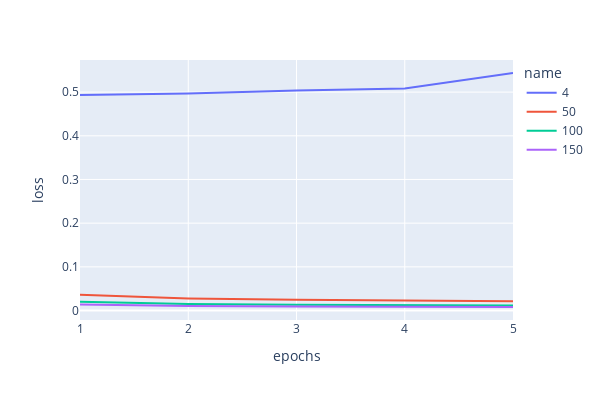
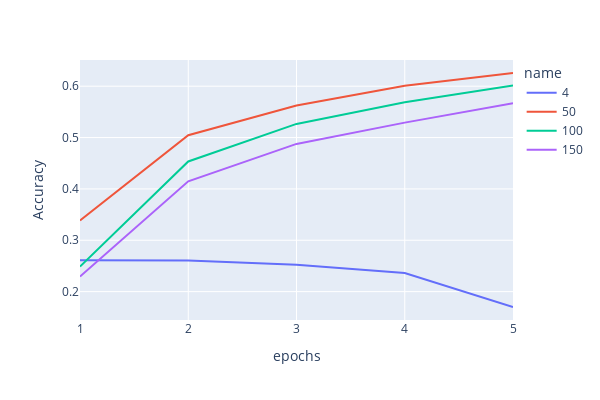

These figures' notebook cell, in order:
### Code cell
plot_alphas(results=results_exp2.values(), type='validation', total_epochs=5, names=list(results_exp2.keys()))

### Figure 1 — Plotly figure (JSON) as saved in the notebook; plotly's stock layout.template omitted (floating-point values rounded to 4 significant figures)
{"data": [{"hovertemplate": "name=4<br>epochs=%{x}<br>loss=%{y}<extra></extra>", "legendgroup": "4", "line": {"color": "#636efa", "dash": "solid"}, "marker": {"symbol": "circle"}, "mode": "lines", "name": "4", "orientation": "v", "showlegend": true, "type": "scatter", "x": [1, 2, 3, 4, 5], "xaxis": "x", "y": [0.4936, 0.4968, 0.5039, 0.5084, 0.5438], "yaxis": "y"}, {"hovertemplate": "name=50<br>epochs=%{x}<br>loss=%{y}<extra></extra>", "legendgroup": "50", "line": {"color": "#EF553B", "dash": "solid"}, "marker": {"symbol": "circle"}, "mode": "lines", "name": "50", "orientation": "v", "showlegend": true, "type": "scatter", "x": [1, 2, 3, 4, 5], "xaxis": "x", "y": [0.03584, 0.02749, 0.02444, 0.02253, 0.02111], "yaxis": "y"}, {"hovertemplate": "name=100<br>epochs=%{x}<br>loss=%{y}<extra></extra>", "legendgroup": "100", "line": {"color": "#00cc96", "dash": "solid"}, "marker": {"symbol": "circle"}, "mode": "lines", "name": "100", "orientation": "v", "showlegend": true, "type": "scatter", "x": [1, 2, 3, 4, 5], "xaxis": "x", "y": [0.02002, 0.015, 0.01319, 0.01211, 0.01126], "yaxis": "y"}, {"hovertemplate": "name=150<br>epochs=%{x}<br>loss=%{y}<extra></extra>", "legendgroup": "150", "line": {"color": "#ab63fa", "dash": "solid"}, "marker": {"symbol": "circle"}, "mode": "lines", "name": "150", "orientation": "v", "showlegend": true, "type": "scatter", "x": [1, 2, 3, 4, 5], "xaxis": "x", "y": [0.01378, 0.01064, 0.009464, 0.008754, 0.008076], "yaxis": "y"}], "layout": {"height": 400, "legend": {"title": {"text": "name"}, "tracegroupgap": 0}, "margin": {"t": 60}, "width": 600, "xaxis": {"anchor": "y", "domain": [0, 1], "title": {"text": "epochs"}}, "yaxis": {"anchor": "x", "domain": [0, 1], "title": {"text": "loss"}}}}

### Figure 2 — Plotly figure (JSON) as saved in the notebook; plotly's stock layout.template omitted (floating-point values rounded to 4 significant figures)
{"data": [{"hovertemplate": "name=4<br>epochs=%{x}<br>Accuracy=%{y}<extra></extra>", "legendgroup": "4", "line": {"color": "#636efa", "dash": "solid"}, "marker": {"symbol": "circle"}, "mode": "lines", "name": "4", "orientation": "v", "showlegend": true, "type": "scatter", "x": [1, 2, 3, 4, 5], "xaxis": "x", "y": [0.2612, 0.2606, 0.2524, 0.2362, 0.17], "yaxis": "y"}, {"hovertemplate": "name=50<br>epochs=%{x}<br>Accuracy=%{y}<extra></extra>", "legendgroup": "50", "line": {"color": "#EF553B", "dash": "solid"}, "marker": {"symbol": "circle"}, "mode": "lines", "name": "50", "orientation": "v", "showlegend": true, "type": "scatter", "x": [1, 2, 3, 4, 5], "xaxis": "x", "y": [0.3384, 0.5044, 0.5624, 0.6008, 0.6257], "yaxis": "y"}, {"hovertemplate": "name=100<br>epochs=%{x}<br>Accuracy=%{y}<extra></extra>", "legendgroup": "100", "line": {"color": "#00cc96", "dash": "solid"}, "marker": {"symbol": "circle"}, "mode": "lines", "name": "100", "orientation": "v", "showlegend": true, "type": "scatter", "x": [1, 2, 3, 4, 5], "xaxis": "x", "y": [0.2489, 0.4535, 0.5266, 0.5687, 0.6015], "yaxis": "y"}, {"hovertemplate": "name=150<br>epochs=%{x}<br>Accuracy=%{y}<extra></extra>", "legendgroup": "150", "line": {"color": "#ab63fa", "dash": "solid"}, "marker": {"symbol": "circle"}, "mode": "lines", "name": "150", "orientation": "v", "showlegend": true, "type": "scatter", "x": [1, 2, 3, 4, 5], "xaxis": "x", "y": [0.2293, 0.4149, 0.4876, 0.5291, 0.5668], "yaxis": "y"}], "layout": {"height": 400, "legend": {"title": {"text": "name"}, "tracegroupgap": 0}, "margin": {"t": 60}, "width": 600, "xaxis": {"anchor": "y", "domain": [0, 1], "title": {"text": "epochs"}}, "yaxis": {"anchor": "x", "domain": [0, 1], "title": {"text": "Accuracy"}}}}
